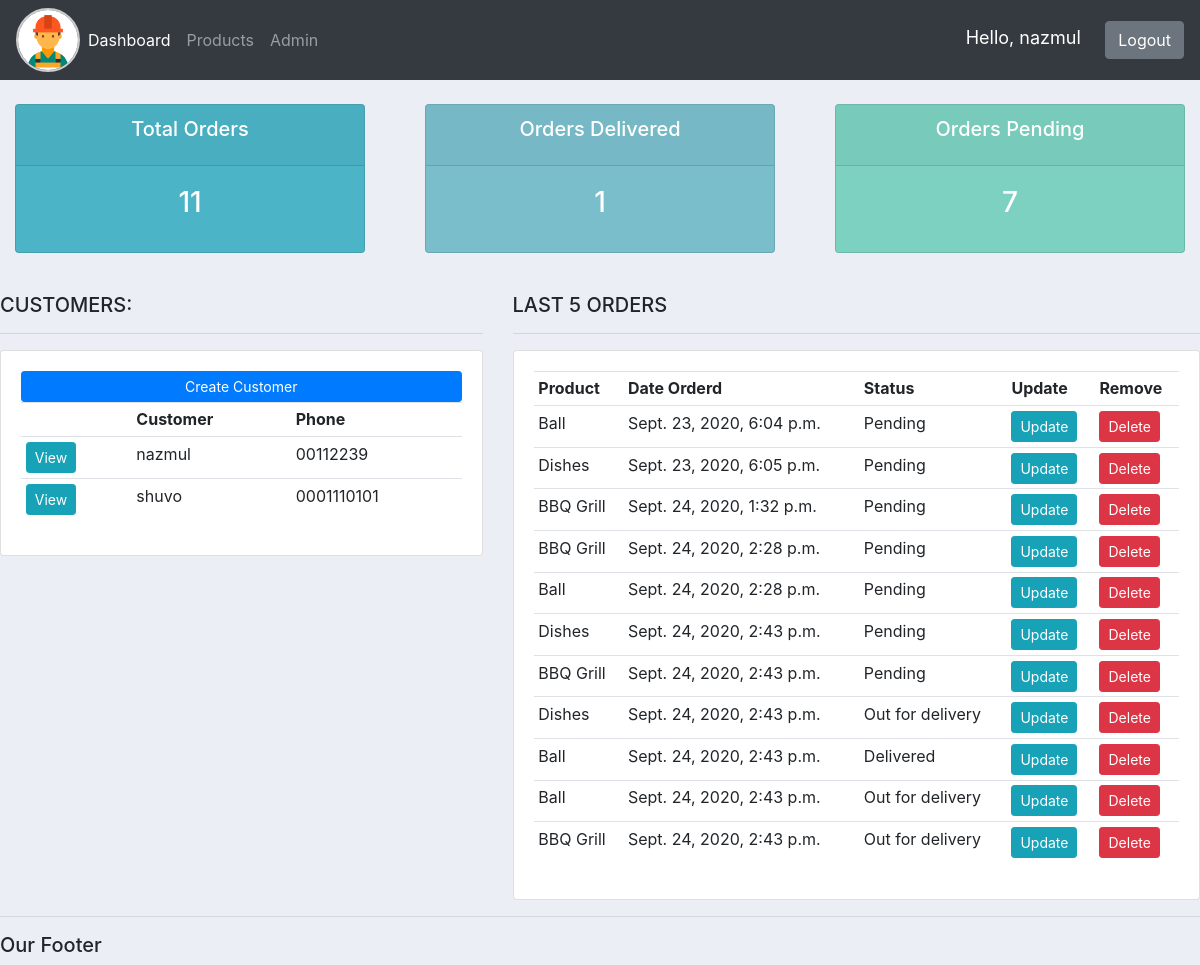
Before: / (signed in) with the older database file.
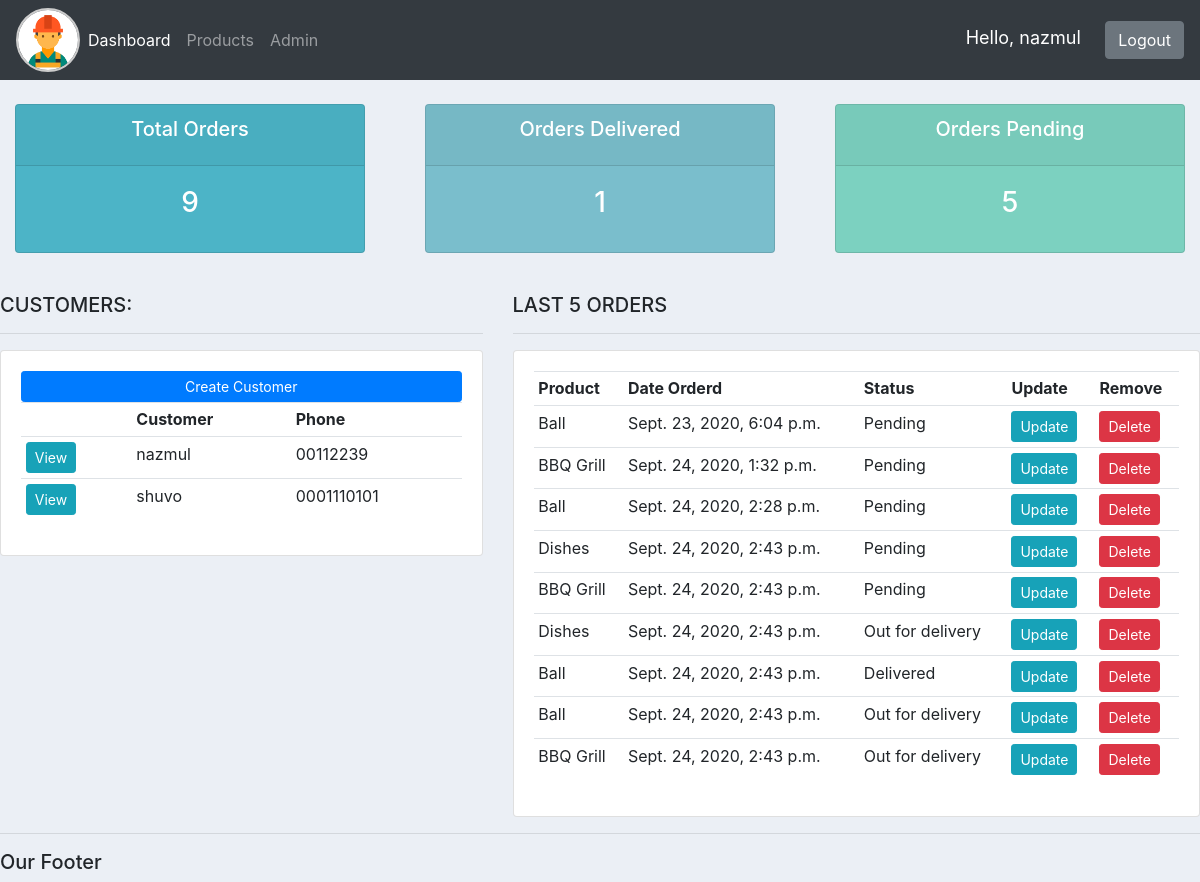
After: the same page with the newer database file.
### accounts/models.py (models this page shows, shortened)
class Customer(models.Model):
    name = models.CharField(max_length=200, null=True)
    phone = models.CharField(max_length=200, null=True)
    email = models.CharField(max_length=200, null=True)
    date_created = models.DateTimeField(auto_now_add=True)

class Order(models.Model):
    STATUS = (
        ('Pending', 'Pending'),
        ('Out for delivery', 'Out for delivery'),
        ('Delivered', 'Delivered'),
    )
    customer = models.ForeignKey(
        Customer, null=True, on_delete=models.SET_NULL)
    product = models.ForeignKey(Product, null=True, on_delete=models.SET_NULL)
    date_created = models.DateTimeField(auto_now_add=True)
    status = models.CharField(max_length=200, null=True, choices=STATUS)
    note = models.CharField(max_length=200, null=True)

class Product(models.Model):
    CATEGORY = (
        ('Indoor', 'Indoor'),
        ('Out door', 'Out door'),
    )
    name = models.CharField(max_length=200, null=True)
    price = models.FloatField(null=True)
    category = models.CharField(max_length=200, null=True, choices=CATEGORY)
    description = models.CharField(max_length=200, null=True, blank=True)
    date_created = models.DateTimeField(auto_now_add=True)
    tags = models.ManyToManyField(Tag)
    def __str__(self):
        return self.name

### accounts/views.py (the view)
# urls.py: path('', views.home, name="home"),
@login_required(login_url="login")
def home(req):
    orders = Order.objects.all()
    customers = Customer.objects.all()
    total_customers = customers.count()
    total_orders = orders.count()
    delivered = orders.filter(status='Delivered').count()
    pending = orders.filter(status='Pending').count()
    context = {'orders': orders, 'customers': customers, 'total_customers': total_customers,
               'total_orders': total_orders, 'delivered': delivered, 'pending': pending}
    return render(req, 'accounts/dashboard.html', context)

### accounts/templates/accounts/dashboard.html
{% extends 'accounts/main.html' %}
{% block content %}
{% include 'accounts/status.html' %}
<br />
<div class="row">
    <div class="col-md-5">
        <h5>CUSTOMERS:</h5>
        <hr />
        <div class="card card-body">
            <a class="btn btn-primary btn-sm btn-block" href=""
                >Create Customer</a
            >
            <table class="table table-sm">
                <tr>
                    <th></th>
                    <th>Customer</th>
                    <th>Phone</th>
                </tr>
                {% for customer in customers %}
                    <tr>
                        <td><a href="{% url 'customer' customer.id %}"  class="btn btn-sm btn-info">View</a>
                        <td>{{customer.name}}</td>
                        <td>{{customer.phone}}</td>
                    </tr>
                {% endfor %}
            </table>
        </div>
    </div>
    <div class="col-md-7">
        <h5>LAST 5 ORDERS</h5>
        <hr />
        <div class="card card-body">
            <table class="table table-sm">
                <tr>
                    <th>Product</th>
                    <th>Date Orderd</th>
                    <th>Status</th>
                    <th>Update</th>
                    <th>Remove</th>
                </tr>
                {% for order in orders %}
                    <tr>
                        <td>{{order.product}}</td>
                        <td>{{order.date_created}}</td>
                        <td>{{order.status}}</td>
                        <td><a href="{% url 'update_order' order.id %}" class="btn btn-sm btn-info">Update</a></td>
                        <td><a href="{% url 'delete_order' order.id %}" class="btn btn-sm btn-danger">Delete</a></td>
                    </tr>
                {% endfor %}
            </table>
        </div>
    </div>
</div>
{% endblock %}

Changed rows visible on the page:
removed Order: product "Dishes", date_created "Sept. 23, 2020, 6:05 p.m.", status "Pending"
removed Order: product "BBQ Grill", date_created "Sept. 24, 2020, 2:28 p.m.", status "Pending"
Other visible differences:
{{ total_orders }}: "11" → "9"
{{ pending }}: "7" → "5"
